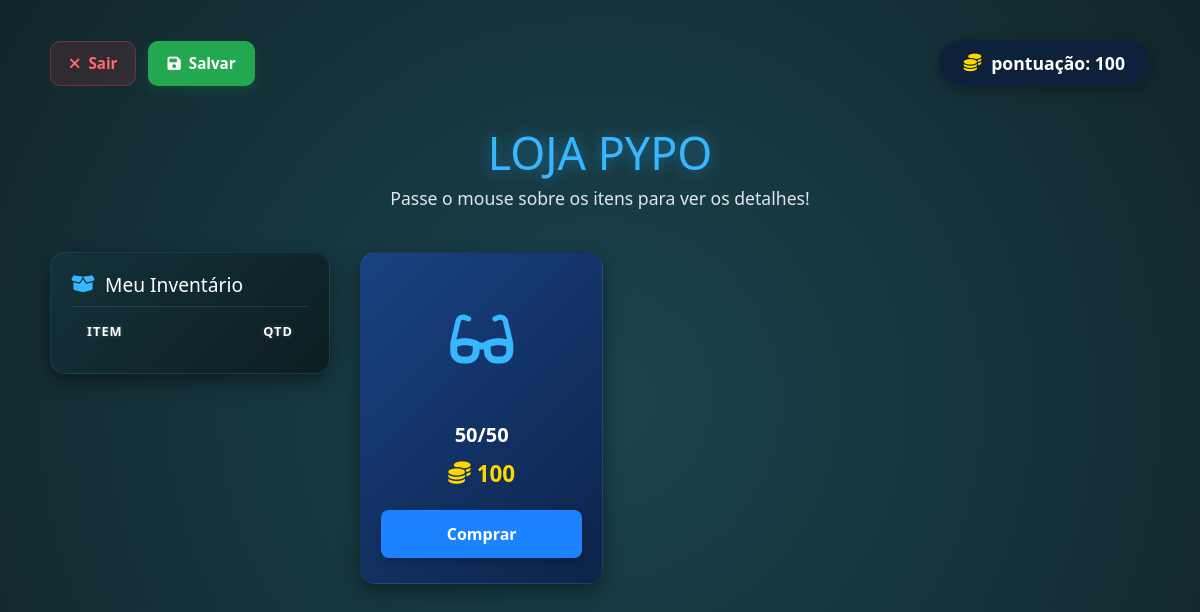
/loja (signed in), run on an earlier commit of the app's database.
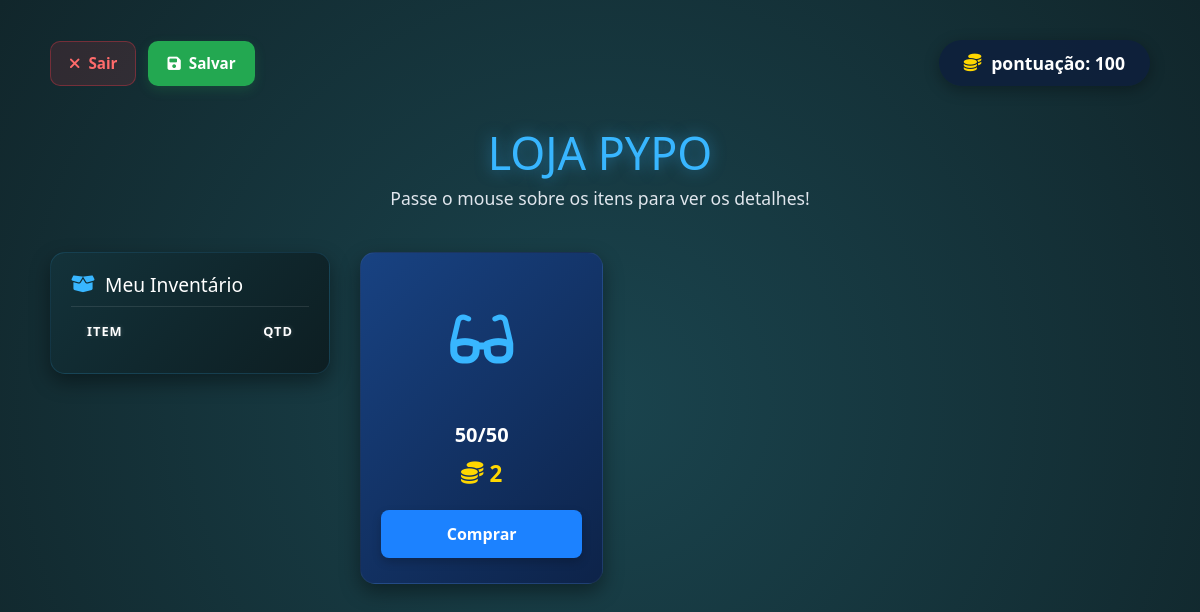
And on a later commit of the database.
### models/ItemModel.py (models this page shows)
class ItemModel(bd.Model):
   __tablename__ = 'Item'
   idItem = bd.Column(bd.Integer, primary_key=True, autoincrement=True)
   nome = bd.Column(bd.String(25), nullable=False)
   descricao = bd.Column(bd.String(99), nullable=False)
   valor = bd.Column(bd.Integer, nullable=False)
   def __repr__(self):
        return'<Item %r>' % self.nome

### views_funcionalidades.py (the view)
@app.route('/loja')
def loja():
    oItemController = ItemController()
    return oItemController.loja()

### app.py (called while the page is built)
@event.listens_for(Engine, "connect")
def set_sqlite_pragma(dbapi_connection, connection_record):
    cursor = dbapi_connection.cursor()
    cursor.execute("PRAGMA foreign_keys=ON")
    cursor.close()

### controllers/ItemController.py (called while the page is built)
    def loja(self):
        oItemService = ItemService()
        return oItemService.loja()

### dao/EstoqueDao.py (called while the page is built)
    def carregarEstoqueUsuario(self, idUsuario):
       return bd.session.query(ItemModel.nome, EstoqueModel.qtd).join(EstoqueModel, ItemModel.idItem == EstoqueModel.idItem).filter(EstoqueModel.idUsuario == idUsuario).all()

### dao/ItemDao.py (called while the page is built)
    def carregarItensLoja(self):
        listaItens = ItemModel.query.all()
        return listaItens

### dao/UsuarioDao.py (called while the page is built)
    def getPontuacao(self,idUsuario):
        usuario = UsuarioModel.query.filter_by(idUsuario=idUsuario).first()
        return usuario.pontuacao

### service/ItemService.py (called while the page is built)
    def verificarLogin(self):
        if 'usuario_logado' not in session or session['usuario_logado'] is None:
            flash('Faça login para acessar esta página', 'danger')
            return False
        return True

### views/ItemView.py (called while the page is built)
    def loja(self,listaItens,listaEstoque,pontuacao):
        return render_template('loja.html', listaItens=listaItens, listaEstoque=listaEstoque,pontuacao=pontuacao)

### templates/loja.html (shortened to what this page needs)
{% extends "template.html" %}
{% block cabecalho %}
    <link rel="stylesheet" href="{{ url_for('static', filename='styles/loja.css') }}"/>
    <link rel="stylesheet" href="https://cdnjs.cloudflare.com/ajax/libs/font-awesome/6.4.0/css/all.min.css">
{% endblock %}
{% block corpo %}
<div class="tela-loja-container">
    <div class="loja-header-actions">
        <div class="grupo-botoes-sair">
            <a href="{{ url_for('modulo') }}" class="botao-sair-cancelar" title="Sair sem salvar">
                <i class="fa-solid fa-xmark"></i> Sair
            </a>
           <button class="botao-sair-salvar" title="Salvar compras e sair">
                <i class="fa-solid fa-floppy-disk"></i> Salvar
            </button>
        </div>
        <div class="saldo-usuario">
            <i class="fa-solid fa-coins" style="color: #ffd700;"></i>
            <span id="pontuacao">pontuação: {{ pontuacao }}</span>
        </div>
    </div>
    <h1 class="titulo-loja">Loja Pypo</h1>
    <p class="subtitulo-loja">Passe o mouse sobre os itens para ver os detalhes!</p>
    <div class="layout-loja-corpo">
        <aside class="secao-inventario">
            <h2><i class="fa-solid fa-box-open"></i> Meu Inventário</h2>
            <div class="inventario-cabecalho">
                <span class="txt-coluna">Item</span>
                <span class="txt-coluna">Qtd</span>
            </div>
        </aside>
        <div class="grid-loja">
            {% for item in listaItens %}
            <div class="card-item">
                <div class="area-interativa">
                    <div class="icone-item">
                        <i class="fa-solid fa-glasses"></i>
                    </div>
                </div>
                <h3 class="nome-item">{{ item.nome }}</h3>
                <div class="preco-item">
                    <i class="fa-solid fa-coins"></i>
                    <span>{{ item.valor }}</span>
                </div>
                <button class="botao-comprar {{ item.idItem }}">Comprar</button>
            </div>
            {% endfor %}
        </div>
    </div>
</div>
{% endblock %}

What changed in the data, as far as the page shows it:
changed ItemModel: valor "100" → "2"
